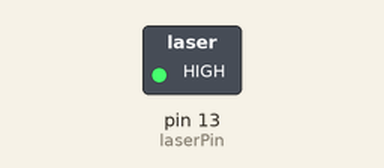
This sketch was run on a simulated Arduino Uno, built with avr-gcc and run on an emulated ATmega328P. Shown: switched loads named in the sketch (green lamp = pin HIGH).

Above: at 1.0 s.
At 3.0 s:
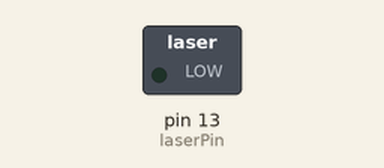
Timing chart, 0 to 5.2 s (numbered marks = the images above):
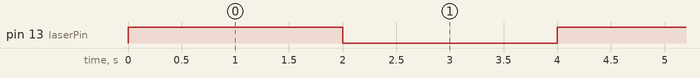

Measured:
- by itself, pin 13 (laserPin): alternates HIGH for 2.0 s and LOW for 2.0 s

The sketch:

1_Sensor__Laser_Emit__-__Ricardo_Gloria_.ino
```cpp
int laserPin = 13;

void setup() {
  // put your setup code here, to run once:
  pinMode(laserPin, OUTPUT);
}

void loop() {
  // put your main code here, to run repeatedly:
  digitalWrite(laserPin, HIGH);
  delay(2000);
  digitalWrite(laserPin, LOW);
  delay(2000);
}
```
